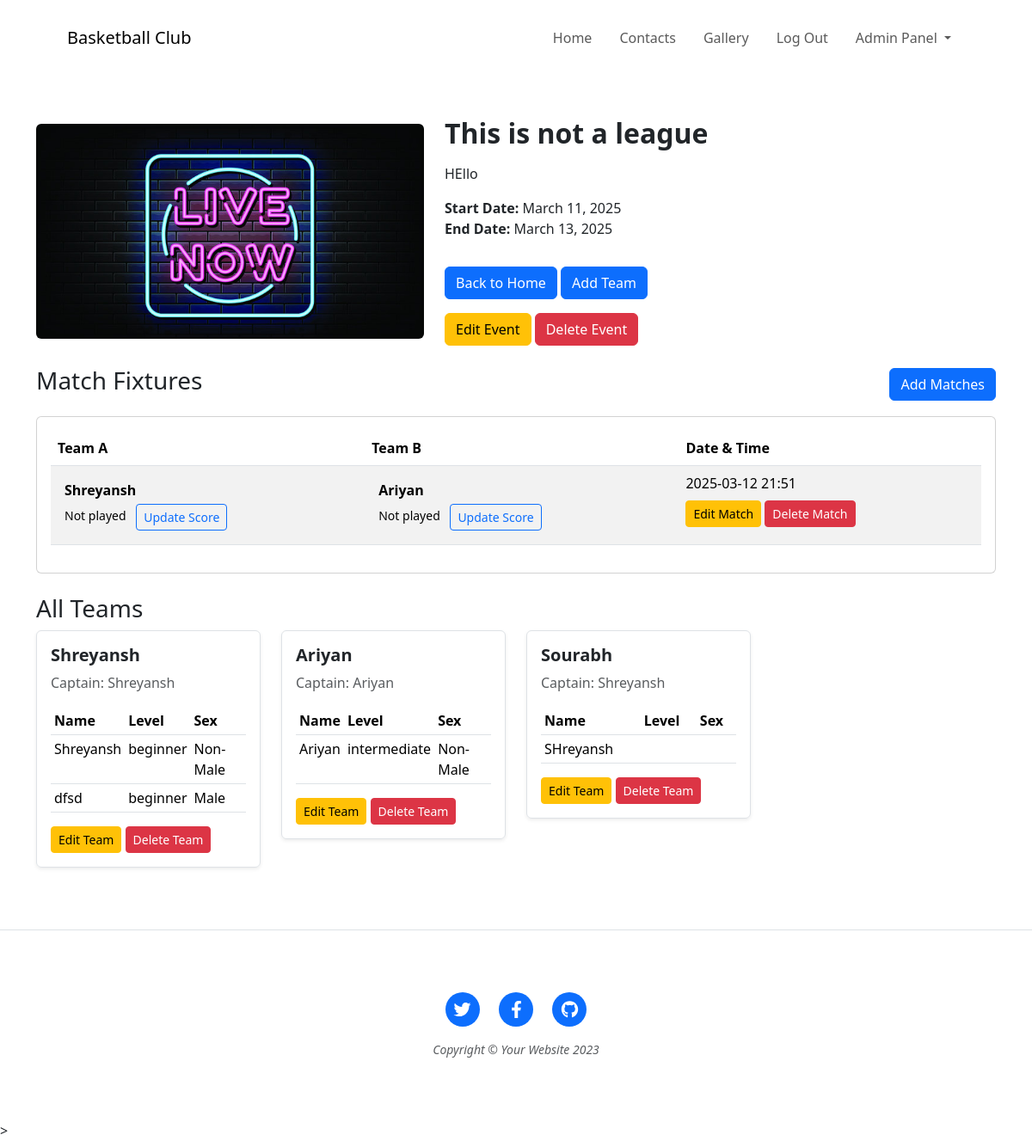
Page /add/event/1 (signed in) on the committed database.
### website/models.py (models this page shows)
class Event(db.Model):
    id = db.Column(db.Integer, primary_key=True)
    title = db.Column(db.String(100), nullable=False)
    description = db.Column(db.Text, nullable=False)
    img_url = db.Column(db.String(255), nullable=False)
    start_date = db.Column(db.Date, default=func.current_date())
    end_date = db.Column(db.Date, default=func.current_date())
    link = db.Column(db.String(255), nullable=True)
    is_league = db.Column(db.Boolean, default=False)
    admin_id = db.Column(db.Integer, db.ForeignKey('admin.id'), nullable=False)
    matches = db.relationship('Match', backref='event', lazy=True)
    teams = db.relationship('Team', backref='event', lazy=True)
    galleries = db.relationship('GalleryAlbum', backref='event', lazy=True)

class Match(db.Model):
    id = db.Column(db.Integer, primary_key=True)
    team_a_id = db.Column(db.Integer, db.ForeignKey('team.id'), nullable=False)
    team_b_id = db.Column(db.Integer, db.ForeignKey('team.id'), nullable=False)
    date_time = db.Column(db.DateTime, default=func.now())
    team_a_score = db.Column(db.Integer)
    team_b_score = db.Column(db.Integer)
    admin_id = db.Column(db.Integer, db.ForeignKey('admin.id'), nullable=False)
    event_id = db.Column(db.Integer, db.ForeignKey('event.id'), nullable=False)

class Team(db.Model):
    id = db.Column(db.Integer, primary_key=True)
    team_name = db.Column(db.String(100), nullable=False)
    captain_name = db.Column(db.String(100), nullable=False)
    event_id = db.Column(db.Integer, db.ForeignKey('event.id'), nullable=False)
    members = db.relationship('TeamMembers', backref='team', lazy=True, cascade='all, delete')
    matches_as_team_a = db.relationship('Match', foreign_keys='Match.team_a_id', backref='team_a', lazy=True)
    matches_as_team_b = db.relationship('Match', foreign_keys='Match.team_b_id', backref='team_b', lazy=True)
    admin_id = db.Column(db.Integer, db.ForeignKey('admin.id'), nullable=False)

class TeamMembers(db.Model):
    id = db.Column(db.Integer, primary_key=True)
    name = db.Column(db.String(100))
    gender = db.Column(db.String(100))
    level = db.Column(db.String(20))
    team_id = db.Column(db.Integer, db.ForeignKey('team.id'), nullable=False)

### website/add_event.py (the view)
@add_event.route('/event/<int:event_id>', methods=['GET'], endpoint='event_page')
def event_page(event_id):
    event = Event.query.get_or_404(event_id)
    if event.end_date and event.end_date <= datetime.now().date():
        abort(404)
    gallery_images = GalleryImage.query.join(GalleryAlbum).filter(GalleryAlbum.event_id == event.id).all()
    teams = Team.query.filter_by(event_id=event_id).all()
    team_data = {
        t.team_name: {
            "team_id": t.id,  # Add team_id here
            "captain": t.captain_name,
            "members": [(m.name, m.level, m.gender) for m in t.members]
        } for t in teams
    }
    return render_template('event_page.html', event=event, gallery_images=gallery_images, team=team_data)

### website/__init__.py (called while the page is built)
@login_manager.user_loader
def load_user(user_id):
    from .models import Admin
    return Admin.query.get(int(user_id))

### website/templates/event_page.html (shortened to what this page needs)
{% include 'header.html' %}
<main class="py-5">
  <div class="container">
    <div class="row align-items-center g-4">
      <div class="col-md-5">
        <img src="{{ url_for('static', filename='assets/img/Event/' ~ event.img_url) }}"
             class="img-fluid w-100 rounded"
             style="max-height: 400px; object-fit: cover;"
             alt="{{ event.title }}">
      </div>
      <div class="col-md-7">
        <h2 class="fw-bold">{{ event.title }}</h2>
        <p class="mt-3">{{ event.description }}</p>
        <ul class="list-unstyled">
          <li><strong>Start Date:</strong> {{ event.start_date.strftime('%B %d, %Y') }}</li>
          <li><strong>End Date:</strong> {{ event.end_date.strftime('%B %d, %Y') }}</li>
        </ul>
        <a href="{{ url_for('views.home') }}" class="btn btn-primary mt-3">Back to Home</a>
        {% if current_user.is_authenticated and current_user.id == event.admin_id %}
        <a href="{{ url_for('Teams.add_new_team', event_id=event.id) }}" class="btn btn-primary mt-3">Add Team</a>
        <div class="mt-3">
            <a href="{{ url_for('add_event.edit_event', event_id=event.id) }}" class="btn btn-warning">Edit Event</a>
            <form action="{{ url_for('add_event.delete_event', event_id=event.id) }}" method="POST" style="display: inline;">
                <button type="submit" class="btn btn-danger" onclick="return confirm('Are you sure you want to delete this event?');">Delete Event</button>
            </form>
        </div>
        {% endif %}
      </div>
    </div>
    <br>
    {% if event.is_league %}
    <div class="d-flex justify-content-between align-items-center mb-3">
        <h3>Match Fixtures</h3>
        {% if current_user.is_authenticated and current_user.id == event.admin_id %}
        <div>
            <a href="{{ url_for('views.match_fixtures', event_id=event.id) }}" class="btn btn-primary">Add Matches</a>
        </div>
        {% endif %}
    </div>
    <div class="card">
        <div class="card-body">
            <div class="table-responsive">
                <table class="table table-striped">
                    <thead>
                        <tr>
                            <th>Team A</th>
                            <th>Team B</th>
                            <th>Date & Time</th>
                        </tr>
                    </thead>
                    <tbody>
                        {% for match in event.matches %}
                        <tr>
                            <td>
                                <div class=" p-2 rounded">
                                    <div class="fw-bold">{{ match.team_a.team_name }}</div>
                                    <div class="small mt-1">
                                        <span class="score-display-a-{{ match.id }}">
                                            {% if match.team_a_score is not none %}
                                                Score: {{ match.team_a_score }}
                                            {% else %}
                                                Not played
                                            {% endif %}
                                        </span>
                                        {% if current_user.is_authenticated and current_user.id == event.admin_id %}
                                        <button type="button" class="btn btn-sm btn-outline-{% if match.team_a_score is not none and match.team_b_score is not none %}{% if match.team_a_score > match.team_b_score %}light{% elif match.team_a_score < match.team_b_score %}light{% else %}primary{% endif %}{% else %}primary{% endif %} ms-2"
                                                onclick="updateScore({{ match.id }}, 'a', {{ match.team_a_score or 'null' }})">
                                            Update Score
                                        </button>
                                        {% endif %}
                                    </div>
                                </div>
                            </td>
                            <td>
                                <div class=" p-2 rounded">
                                    <div class="fw-bold">{{ match.team_b.team_name }}</div>
                                    <div class="small mt-1">
                                        <span class="score-display-b-{{ match.id }}">
                                            {% if match.team_b_score is not none %}
                                                Score: {{ match.team_b_score }}
                                            {% else %}
                                                Not played
                                            {% endif %}
                                        </span>
                                        {% if current_user.is_authenticated and current_user.id == event.admin_id %}
                                        <button type="button" class="btn btn-sm btn-outline-{% if match.team_a_score is not none and match.team_b_score is not none %}{% if match.team_b_score > match.team_a_score %}light{% elif match.team_b_score < match.team_a_score %}light{% else %}primary{% endif %}{% else %}primary{% endif %} ms-2"
                                                onclick="updateScore({{ match.id }}, 'b', {{ match.team_b_score or 'null' }})">
                                            Update Score
                                        </button>
                                        {% endif %}
                                    </div>
                                </div>
                            </td>
                            <td>
                                {{ match.date_time.strftime('%Y-%m-%d %H:%M') }}
                                {% if current_user.is_authenticated and current_user.id == event.admin_id %}
                                <div class="mt-2">
                                    <a href="{{ url_for('views.edit_match', match_id=match.id) }}" class="btn btn-warning btn-sm">Edit Match</a>
                                    <form action="{{ url_for('views.delete_match', match_id=match.id) }}" method="POST" style="display: inline;">
                                        <button type="submit" class="btn btn-danger btn-sm" onclick="return confirm('Are you sure you want to delete this match?');">Delete Match</button>
                                    </form>
                                </div>
                                {% endif %}
                            </td>
                        </tr>
                        {% endfor %}
                    </tbody>
                </table>
            </div>
        </div>
    </div>
    <br>
    <div class="teams">
      <h3>All Teams</h3>
      <div class="row">
          {% for team_name, team_info in team.items() %}
              <div class="col-lg-3 col-md-4 col-sm-6 mb-4">
                  <div class="border p-3 rounded shadow-sm">
                      <h5 class="fw-bold mb-2">{{ team_name }}</h5>
                      <p class="text-muted mb-3">Captain: {{ team_info.captain }}</p>
                      <div class="">
                          <table class="table table-sm">
                              <thead>
                                  <tr>
                                      <th>Name</th>
                                      <th>Level</th>
                                      <th>Sex</th>
                                  </tr>
                              </thead>
                              <tbody>
                                  {% for player in team_info.members %}
                                  <tr>
                                      <td>{{ player[0] }}</td>
                                      <td>{{ player[1] }}</td>
                                      <td>{{ player[2] }}</td>
                                  </tr>
                                  {% endfor %}
                              </tbody>
                          </table>
                      </div>
                      {% if current_user.is_authenticated and current_user.id == 1 %}
                      <div class="mt-2">
                          <a href="{{ url_for('Teams.edit_team', team_id=team_info.team_id) }}"
                            class="btn btn-warning btn-sm">Edit Team</a>
                          <form action="{{ url_for('Teams.delete_team', team_id=team_info.team_id) }}"
                                method="POST" style="display: inline;">
                              <button type="submit" class="btn btn-danger btn-sm"
                                      onclick="return confirm('Are you sure you want to delete this team?');">
                                  Delete Team
                              </button>
                          </form>
                      </div>
                      {% endif %}
                  </div>
              </div>
          {% endfor %}
      </div>
  </div>
  {% endif %}
  </div>
</main>
{% include 'footer.html' %}

### rows in the picture
Event: img_url (picture), title "This is not a league", description "HEllo", start_date "March 11, 2025", end_date "March 13, 2025"
Match: team_a.team_name "Shreyansh", shows "Not played", team_b.team_name "Ariyan", date_time "2025-03-12 21:51"
Team: team_name "Shreyansh", captain "Shreyansh"
TeamMembers: name "Shreyansh", level "beginner", gender "Non-Male"
TeamMembers: name "dfsd", level "beginner", gender "Male"
Team: team_name "Ariyan", captain "Ariyan"
TeamMembers: name "Ariyan", level "intermediate", gender "Non-Male"
Team: team_name "Sourabh", captain "Shreyansh"
TeamMembers: name "SHreyansh"
